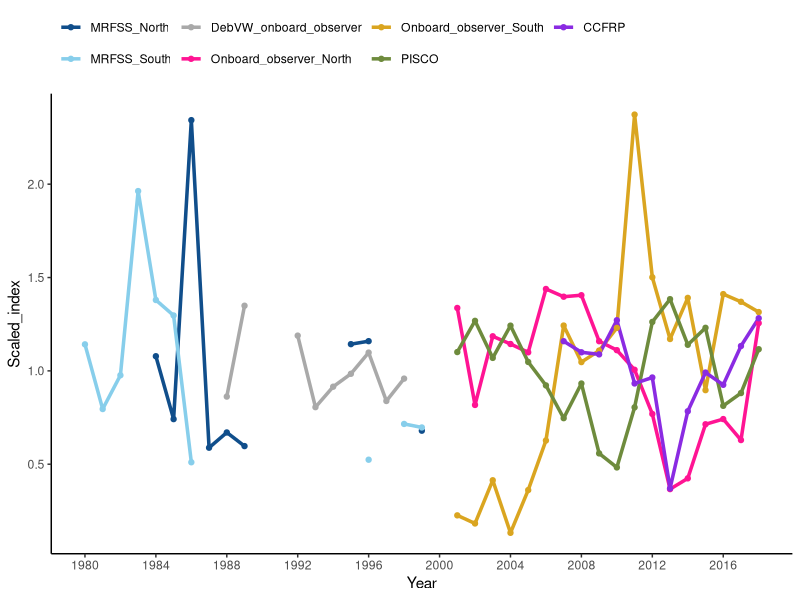

Generate this figure with R:
library(ggplot2)
library(dplyr)
library(tidyr)
setwd('C:/GopherBlackYellow2019/txt_files')


Indices = read.csv('Indices.csv', header=T)

#need to divide each index by its mean

Indices = Indices %>%
          select(Year, DebVWI, NMRFSSI, SMRFSSI, NOnboardI, SOnboardI, CCFRPI, PISCOI)

scale <- function(x, na.rm = TRUE) (x / mean(x, na.rm = na.rm))

Indices_mean = Indices %>%
              mutate_at(c("DebVWI","NMRFSSI",'SMRFSSI', 'NOnboardI', 
                          'SOnboardI','CCFRPI', 'PISCOI'), scale)

Indices_mean = Indices_mean %>%
  rename(DebVW_onboard_observer = DebVWI, MRFSS_North = NMRFSSI, MRFSS_South=SMRFSSI,
         Onboard_observer_North = NOnboardI, Onboard_observer_South = SOnboardI,
         CCFRP = CCFRPI, PISCO = PISCOI) %>%
  gather(Source, Scaled_index, DebVW_onboard_observer:PISCO) 


Indices_mean$Source = factor(Indices_mean$Source,
                             levels = c('MRFSS_North', 'MRFSS_South',
                                        'DebVW_onboard_observer',
                                        'Onboard_observer_North',
                                        'Onboard_observer_South',
                                        'PISCO','CCFRP'))



#plot
out.dir = "C:/GopherBlackYellow2019/Figures/"
png(filename = paste0(out.dir,"All_index_compare.png"),
    width = 6, height = 4, units = "in", pointsize = 12, res=300)
#x11()
ggplot(Indices_mean, aes(x=Year, y = Scaled_index, colour=Source)) +
  geom_line(lwd = 1.2) +
  geom_point(aes()) +
  scale_color_manual(values=c("dodgerblue4","skyblue","darkgray","deeppink",
                              "goldenrod","darkolivegreen4","blueviolet")) +
  theme(panel.grid.major = element_blank(), 
        panel.grid.minor = element_blank(),
        panel.background = element_blank(),
        panel.border = element_blank(),
        axis.line = element_line(colour = "black"),
        legend.justification = c(0, 1), 
        legend.position = "top") +
  theme(legend.title=element_blank()) +
  scale_x_continuous(breaks = seq(1980,2018, by = 4)) 

dev.off()

